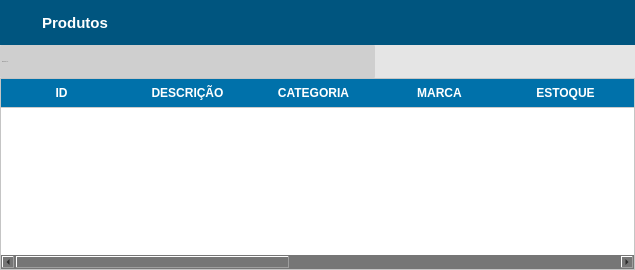
            <widget class="QWidget" name="produtos">
             <layout class="QGridLayout" name="gridLayout_4">
              <property name="leftMargin">
               <number>0</number>
              </property>
              <property name="topMargin">
               <number>0</number>
              </property>
              <property name="rightMargin">
               <number>0</number>
              </property>
              <property name="bottomMargin">
               <number>0</number>
              </property>
              <property name="spacing">
               <number>0</number>
              </property>
              <item row="0" column="0">
               <widget class="QFrame" name="frame_6">
                <property name="styleSheet">
                 <string notr="true">background-color: rgb(118, 118, 118);</string>
                </property>
                <property name="frameShape">
                 <enum>QFrame::NoFrame</enum>
                </property>
                <property name="frameShadow">
                 <enum>QFrame::Raised</enum>
                </property>
                <layout class="QGridLayout" name="gridLayout_6">
                 <property name="leftMargin">
                  <number>0</number>
                 </property>
                 <property name="topMargin">
                  <number>0</number>
                 </property>
                 <property name="rightMargin">
                  <number>0</number>
                 </property>
                 <property name="bottomMargin">
                  <number>0</number>
                 </property>
                 <property name="spacing">
                  <number>0</number>
                 </property>
                 <item row="0" column="0">
                  <widget class="QFrame" name="frame_13">
                   <property name="styleSheet">
                    <string notr="true">background-color: rgb(118, 118, 118);</string>
                   </property>
                   <property name="frameShape">
                    <enum>QFrame::NoFrame</enum>
                   </property>
                   <property name="frameShadow">
                    <enum>QFrame::Raised</enum>
                   </property>
                   <layout class="QVBoxLayout" name="verticalLayout_4">
                    <property name="spacing">
                     <number>0</number>
                    </property>
                    <property name="leftMargin">
                     <number>0</number>
                    </property>
                    <property name="topMargin">
                     <number>0</number>
                    </property>
                    <property name="rightMargin">
                     <number>0</number>
                    </property>
                    <property name="bottomMargin">
                     <number>0</number>
                    </property>
                    <item>
                     <widget class="QFrame" name="frame_14">
                      <property name="maximumSize">
                       <size>
                        <width>16777215</width>
                        <height>45</height>
                       </size>
                      </property>
                      <property name="styleSheet">
                       <string notr="true">background-color: rgb(0, 85, 127);</string>
                      </property>
                      <property name="frameShape">
                       <enum>QFrame::NoFrame</enum>
                      </property>
                      <property name="frameShadow">
                       <enum>QFrame::Raised</enum>
                      </property>
                      <layout class="QHBoxLayout" name="horizontalLayout_8">
                       <property name="spacing">
                        <number>0</number>
                       </property>
                       <property name="leftMargin">
                        <number>0</number>
                       </property>
                       <property name="topMargin">
                        <number>0</number>
                       </property>
                       <property name="rightMargin">
                        <number>0</number>
                       </property>
                       <property name="bottomMargin">
                        <number>0</number>
                       </property>
                       <item>
                        <widget class="QPushButton" name="pushButton_19">
                         <property name="minimumSize">
                          <size>
                           <width>150</width>
                           <height>45</height>
                          </size>
                         </property>
                         <property name="styleSheet">
                          <string notr="true">QPushButton {
border: none;
color: rgb(255, 255, 255);
font-weight: bold;
font-size: 15px;


text-transform: uppercase
 }
QPushButton:hover{
border: none;
color: rgb(255, 255, 255);
font-weight: bold;
font-size: 16px;
text-decoration:underline;



}</string>
                         </property>
                         <property name="text">
                          <string>Produtos</string>
                         </property>
                         <property name="icon">
                          <iconset>
                           <normaloff>img/icone-produtos.png</normaloff>img/icone-produtos.png</iconset>
                         </property>
                         <property name="iconSize">
                          <size>
                           <width>30</width>
                           <height>30</height>
                          </size>
                         </property>
                        </widget>
                       </item>
                       <item>
                        <spacer name="horizontalSpacer_3">
                         <property name="orientation">
                          <enum>Qt::Horizontal</enum>
                         </property>
                         <property name="sizeHint" stdset="0">
                          <size>
                           <width>485</width>
                           <height>20</height>
                          </size>
                         </property>
                        </spacer>
                       </item>
                      </layout>
                     </widget>
                    </item>
                    <item>
                     <widget class="QFrame" name="frame_15">
                      <property name="maximumSize">
                       <size>
                        <width>16777215</width>
                        <height>33</height>
                       </size>
                      </property>
                      <property name="styleSheet">
                       <string notr="true">background-color: rgb(218, 218, 218);</string>
                      </property>
                      <property name="frameShape">
                       <enum>QFrame::NoFrame</enum>
                      </property>
                      <property name="frameShadow">
                       <enum>QFrame::Raised</enum>
                      </property>
                      <layout class="QGridLayout" name="gridLayout_7">
                       <property name="leftMargin">
                        <number>0</number>
                       </property>
                       <property name="topMargin">
                        <number>0</number>
                       </property>
                       <property name="rightMargin">
                        <number>0</number>
                       </property>
                       <property name="bottomMargin">
                        <number>0</number>
                       </property>
                       <property name="spacing">
                        <number>0</number>
                       </property>
                       <item row="0" column="0">
                        <widget class="QLineEdit" name="tx_BuscaProdutos">
                         <property name="sizePolicy">
                          <sizepolicy hsizetype="Preferred" vsizetype="Preferred">
                           <horstretch>0</horstretch>
                           <verstretch>0</verstretch>
                          </sizepolicy>
                         </property>
                         <property name="maximumSize">
                          <size>
                           <width>777777</width>
                           <height>16777215</height>
                          </size>
                         </property>
                         <property name="font">
                          <font>
                           <family>Arial</family>
                           <pointsize>-1</pointsize>
                           <weight>50</weight>
                           <italic>false</italic>
                           <bold>false</bold>
                          </font>
                         </property>
                         <property name="mouseTracking">
                          <bool>false</bool>
                         </property>
                         <property name="focusPolicy">
                          <enum>Qt::ClickFocus</enum>
                         </property>
                         <property name="styleSheet">
                          <string notr="true">QLineEdit{
background: #CFCFCF;
border-radius: 2px;
color: #000;
font: 13px &quot;Arial&quot; ;
text-transform: uppercase;
}
QLineEdit:Focus {
border: 1px solid blue;
}</string>
                         </property>
                         <property name="placeholderText">
                          <string>PESQUISAR...</string>
                         </property>
                        </widget>
                       </item>
                       <item row="0" column="2">
                        <widget class="QPushButton" name="Bt_Add_Produto">
                         <property name="sizePolicy">
                          <sizepolicy hsizetype="Preferred" vsizetype="Preferred">
                           <horstretch>0</horstretch>
                           <verstretch>0</verstretch>
                          </sizepolicy>
                         </property>
                         <property name="minimumSize">
                          <size>
                           <width>0</width>
                           <height>33</height>
                          </size>
                         </property>
                         <property name="maximumSize">
                          <size>
                           <width>50</width>
                           <height>16777215</height>
                          </size>
                         </property>
                         <property name="toolTip">
                          <string>Adicionar</string>
                         </property>
                         <property name="styleSheet">
                          <string notr="true">QPushButton {
background-color: rgb(229, 229, 229);
border:none;
 }
QPushButton:hover{
background-color: rgb(255, 255, 255);

}</string>
                         </property>
                         <property name="text">
                          <string/>
                         </property>
                         <property name="icon">
                          <iconset>
                           <normaloff>img/adicionar.png</normaloff>img/adicionar.png</iconset>
                         </property>
                         <property name="iconSize">
                          <size>
                           <width>30</width>
                           <height>25</height>
                          </size>
                         </property>
                        </widget>
                       </item>
                       <item row="0" column="6">
                        <widget class="QPushButton" name="Bt_Imprime_Produto">
                         <property name="sizePolicy">
                          <sizepolicy hsizetype="Preferred" vsizetype="Preferred">
                           <horstretch>0</horstretch>
                           <verstretch>0</verstretch>
                          </sizepolicy>
                         </property>
                         <property name="minimumSize">
                          <size>
                           <width>0</width>
                           <height>0</height>
                          </size>
                         </property>
                         <property name="maximumSize">
                          <size>
                           <width>60</width>
                           <height>33</height>
                          </size>
                         </property>
                         <property name="font">
                          <font>
                           <pointsize>6</pointsize>
                          </font>
                         </property>
                         <property name="toolTip">
                          <string>Imprimir</string>
                         </property>
                         <property name="styleSheet">
                          <string notr="true">QPushButton {
background-color: rgb(229, 229, 229);
border:none;
 }
QPushButton:hover{
background-color: rgb(255, 255, 255);

}</string>
                         </property>
                         <property name="text">
                          <string/>
                         </property>
                         <property name="icon">
                          <iconset>
                           <normaloff>img/impressora.png</normaloff>img/impressora.png</iconset>
                         </property>
                         <property name="iconSize">
                          <size>
                           <width>50</width>
                           <height>30</height>
                          </size>
                         </property>
                        </widget>
                       </item>
                       <item row="0" column="4">
                        <widget class="QPushButton" name="Bt_Edit_Produto">
                         <property name="sizePolicy">
                          <sizepolicy hsizetype="Preferred" vsizetype="Preferred">
                           <horstretch>0</horstretch>
                           <verstretch>0</verstretch>
                          </sizepolicy>
                         </property>
                         <property name="minimumSize">
                          <size>
                           <width>0</width>
                           <height>33</height>
                          </size>
                         </property>
                         <property name="maximumSize">
                          <size>
                           <width>50</width>
                           <height>16777215</height>
                          </size>
                         </property>
                         <property name="toolTip">
                          <string>Editar</string>
                         </property>
                         <property name="styleSheet">
                          <string notr="true">QPushButton {
background-color: rgb(229, 229, 229);
border:none;
 }
QPushButton:hover{
background-color: rgb(255, 255, 255);

}</string>
                         </property>
                         <property name="text">
                          <string/>
                         </property>
                         <property name="icon">
                          <iconset>
                           <normaloff>img/editar.png</normaloff>img/editar.png</iconset>
                         </property>
                         <property name="iconSize">
                          <size>
                           <width>30</width>
                           <height>25</height>
                          </size>
                         </property>
                        </widget>
                       </item>
                       <item row="0" column="5">
                        <widget class="QPushButton" name="Bt_Excluir_Produto">
                         <property name="sizePolicy">
                          <sizepolicy hsizetype="Preferred" vsizetype="Preferred">
                           <horstretch>0</horstretch>
                           <verstretch>0</verstretch>
                          </sizepolicy>
                         </property>
                         <property name="minimumSize">
                          <size>
                           <width>0</width>
                           <height>33</height>
                          </size>
                         </property>
                         <property name="maximumSize">
                          <size>
                           <width>50</width>
                           <height>16777215</height>
                          </size>
                         </property>
                         <property name="toolTip">
                          <string>Excluir</string>
                         </property>
                         <property name="styleSheet">
                          <string notr="true">QPushButton {
background-color: rgb(229, 229, 229);
border:none;
 }
QPushButton:hover{
background-color: rgb(255, 255, 255);

}</string>
                         </property>
                         <property name="text">
                          <string/>
                         </property>
                         <property name="icon">
                          <iconset>
                           <normaloff>img/remover.png</normaloff>img/remover.png</iconset>
                         </property>
                         <property name="iconSize">
                          <size>
                           <width>30</width>
                           <height>27</height>
                          </size>
                         </property>
                        </widget>
                       </item>
                       <item row="0" column="1">
                        <widget class="QPushButton" name="Bt_Pesquisar_Produto">
                         <property name="sizePolicy">
                          <sizepolicy hsizetype="Preferred" vsizetype="Preferred">
                           <horstretch>0</horstretch>
                           <verstretch>0</verstretch>
                          </sizepolicy>
                         </property>
                         <property name="minimumSize">
                          <size>
                           <width>0</width>
                           <height>33</height>
                          </size>
                         </property>
                         <property name="maximumSize">
                          <size>
                           <width>50</width>
                           <height>16777215</height>
                          </size>
                         </property>
                         <property name="toolTip">
                          <string>Pesquisar</string>
                         </property>
                         <property name="styleSheet">
                          <string notr="true">QPushButton {
background-color: rgb(229, 229, 229);
border:none;
 }
QPushButton:hover{
background-color: rgb(255, 255, 255);

}</string>
                         </property>
                         <property name="text">
                          <string/>
                         </property>
                         <property name="icon">
                          <iconset>
                           <normaloff>img/pesquisar.png</normaloff>img/pesquisar.png</iconset>
                         </property>
                         <property name="iconSize">
                          <size>
                           <width>30</width>
                           <height>30</height>
                          </size>
                         </property>
                        </widget>
                       </item>
                      </layout>
                     </widget>
                    </item>
                    <item>
                     <widget class="QFrame" name="frame_17">
                      <property name="frameShape">
                       <enum>QFrame::NoFrame</enum>
                      </property>
                      <property name="frameShadow">
                       <enum>QFrame::Raised</enum>
                      </property>
                      <layout class="QHBoxLayout" name="horizontalLayout_10">
                       <property name="spacing">
                        <number>0</number>
                       </property>
                       <property name="leftMargin">
                        <number>0</number>
                       </property>
                       <property name="topMargin">
                        <number>0</number>
                       </property>
                       <property name="rightMargin">
                        <number>0</number>
                       </property>
                       <property name="bottomMargin">
                        <number>0</number>
                       </property>
                       <item>
                        <widget class="QTableWidget" name="TableWidget_Produto">
                         <property name="styleSheet">
                          <string notr="true">QHeaderView:section{
background-color: rgb(0, 113, 170);
padding: 5px 5px 5px 0px ;
font-size: 12px;
font-family: &quot;Arial&quot;;
font-weight: bold;
color: rgb(255, 255, 255);
border:none;
border-bottom: 1px solid #CCC;
}
QTableView{
background-color: rgb(255, 255, 255);
font-size: 12px;
color: rgb(113, 113, 113);

}
</string>
                         </property>
                         <property name="frameShape">
                          <enum>QFrame::StyledPanel</enum>
                         </property>
                         <property name="alternatingRowColors">
                          <bool>false</bool>
                         </property>
                         <property name="showGrid">
                          <bool>true</bool>
                         </property>
                         <property name="sortingEnabled">
                          <bool>false</bool>
                         </property>
                         <attribute name="horizontalHeaderCascadingSectionResizes">
                          <bool>false</bool>
                         </attribute>
                         <attribute name="horizontalHeaderDefaultSectionSize">
                          <number>126</number>
                         </attribute>
                         <attribute name="verticalHeaderCascadingSectionResizes">
                          <bool>false</bool>
                         </attribute>
                         <column>
                          <property name="text">
                           <string>ID</string>
                          </property>
                         </column>
                         <column>
                          <property name="text">
                           <string>DESCRIÇÃO</string>
                          </property>
                         </column>
                         <column>
                          <property name="text">
                           <string>CATEGORIA</string>
                          </property>
                         </column>
                         <column>
                          <property name="text">
                           <string>MARCA</string>
                          </property>
                         </column>
                         <column>
                          <property name="text">
                           <string>ESTOQUE</string>
                          </property>
                         </column>
                         <column>
                          <property name="text">
                           <string>CÓDIGO</string>
                          </property>
                         </column>
                         <column>
                          <property name="text">
                           <string>PREÇO</string>
                          </property>
                         </column>
                         <column>
                          <property name="text">
                           <string>V.ATACADO</string>
                          </property>
                         </column>
                         <column>
                          <property name="text">
                           <string>Q.M ATACADO</string>
                          </property>
                         </column>
                         <column>
                          <property name="text">
                           <string>DATA CADASTRO</string>
                          </property>
                         </column>
                         <column>
                          <property name="text">
                           <string>VALIDADE</string>
                          </property>
                         </column>
                        </widget>
                       </item>
                      </layout>
                     </widget>
                    </item>
                   </layout>
                  </widget>
                 </item>
                </layout>
               </widget>
              </item>
             </layout>
            </widget>
